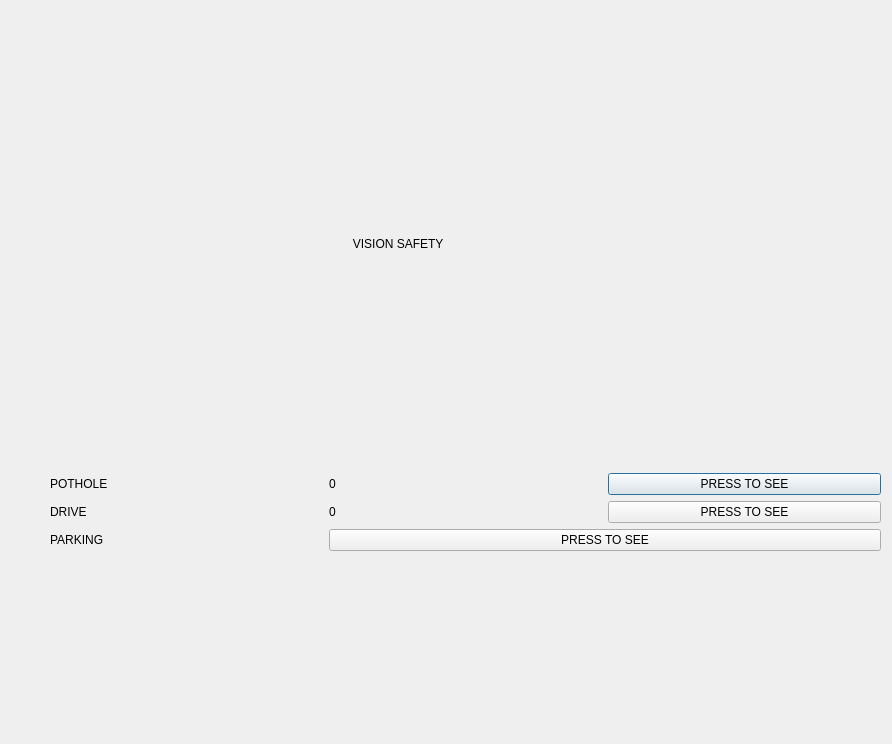
<?xml version="1.0" encoding="UTF-8"?>
<ui version="4.0">
 <class>potholeno</class>
 <widget class="QDialog" name="potholeno">
  <property name="geometry">
   <rect>
    <x>0</x>
    <y>0</y>
    <width>892</width>
    <height>744</height>
   </rect>
  </property>
  <property name="windowTitle">
   <string>Dialog</string>
  </property>
  <widget class="QWidget" name="">
   <property name="geometry">
    <rect>
     <x>50</x>
     <y>20</y>
     <width>831</width>
     <height>531</height>
    </rect>
   </property>
   <layout class="QGridLayout" name="gridLayout">
    <item row="0" column="0" colspan="3">
     <widget class="QLabel" name="visionsafety">
      <property name="text">
       <string>                                                                                           VISION SAFETY</string>
      </property>
     </widget>
    </item>
    <item row="1" column="0">
     <widget class="QLabel" name="pothole_2">
      <property name="text">
       <string>POTHOLE</string>
      </property>
     </widget>
    </item>
    <item row="1" column="1">
     <widget class="QLabel" name="label_2">
      <property name="text">
       <string>0</string>
      </property>
     </widget>
    </item>
    <item row="1" column="2">
     <widget class="QPushButton" name="potholebutton">
      <property name="text">
       <string>PRESS TO SEE</string>
      </property>
     </widget>
    </item>
    <item row="2" column="0">
     <widget class="QLabel" name="drive">
      <property name="text">
       <string>DRIVE</string>
      </property>
     </widget>
    </item>
    <item row="2" column="1">
     <widget class="QLabel" name="driveno">
      <property name="text">
       <string>0</string>
      </property>
     </widget>
    </item>
    <item row="2" column="2">
     <widget class="QPushButton" name="drivebutton">
      <property name="text">
       <string>PRESS TO SEE</string>
      </property>
     </widget>
    </item>
    <item row="3" column="0">
     <widget class="QLabel" name="drive_2">
      <property name="text">
       <string>PARKING</string>
      </property>
     </widget>
    </item>
    <item row="3" column="1" colspan="2">
     <widget class="QPushButton" name="drivebutton_2">
      <property name="text">
       <string>PRESS TO SEE</string>
      </property>
     </widget>
    </item>
   </layout>
  </widget>
 </widget>
 <resources/>
 <connections/>
</ui>
